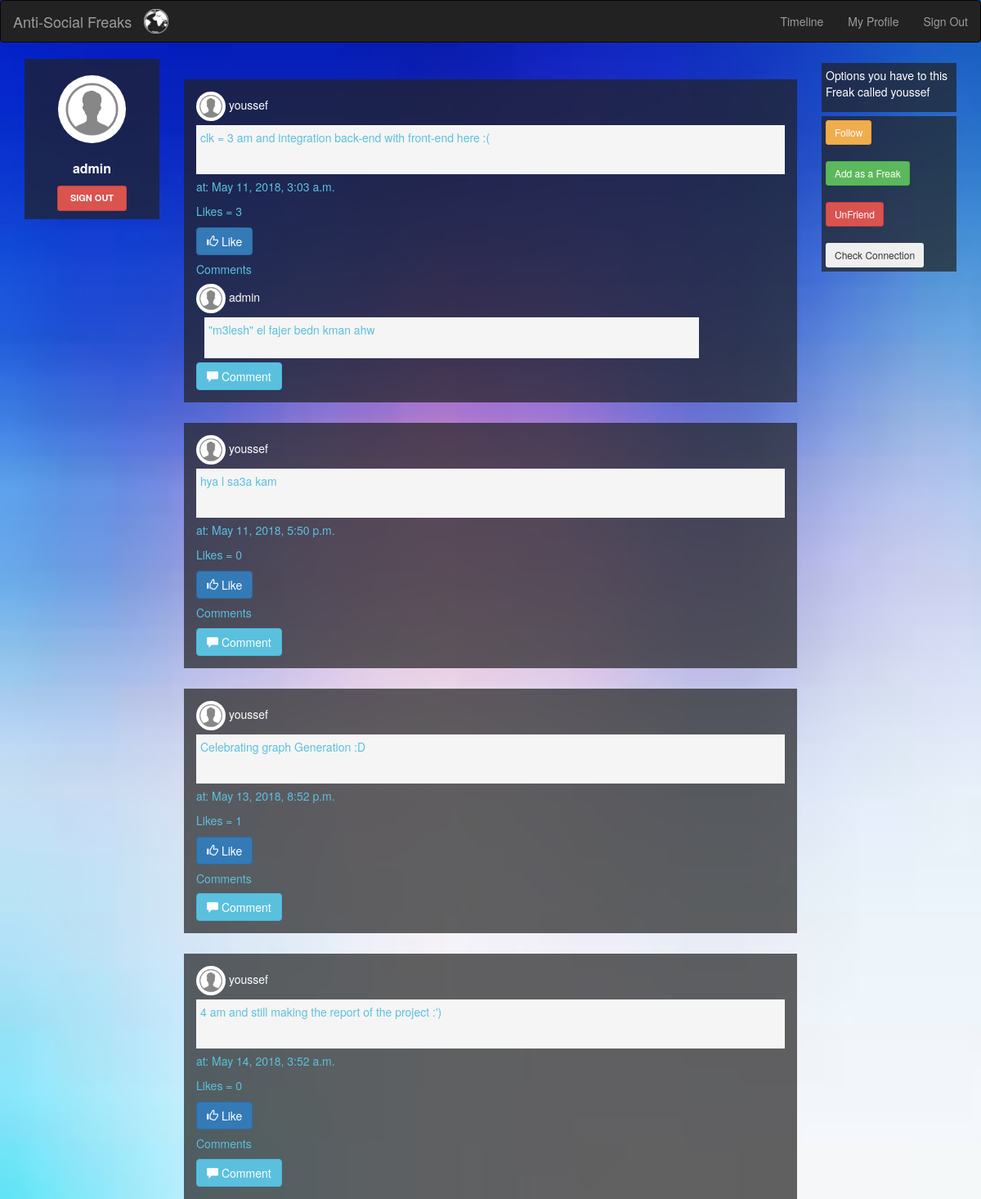
/anti-social/userProfile/26/ (signed in), run on the app's committed database.
### Social_Network/models.py (models this page shows, shortened)
class Post(models.Model):# shares is missing $$$$$$$$$$
    publisher = models.ForeignKey(User, on_delete=models.CASCADE)
    content = models.CharField(max_length=2000)
    date = models.DateTimeField(blank=True,default=datetime.now)

class Comment(models.Model):
    post=models.ForeignKey(Post, on_delete=models.CASCADE)
    content = models.CharField(max_length=1000)
    commenter = models.ForeignKey(User, on_delete=models.CASCADE ,null=True )

### Social_Network/views.py (the view)
# urls.py: path('userProfile/<int:user_id>/', views.userProfile , name='userprofile'),
def userProfile(request,user_id):
    user = User.objects.get(id = user_id)
    posts = Post.objects.filter(publisher=user)
    context = {'username': user , 'posts' : posts}
    return render(request, 'Social_Network/profile.html', context)

### Social_Network/templates/Social_Network/profile.html (shortened to what this page needs)
{% load staticfiles %}
<!DOCTYPE html>
<html lang="en">
<head>
  <link rel="stylesheet" href="https://maxcdn.bootstrapcdn.com/bootstrap/3.3.7/css/bootstrap.min.css">
</head>
<body class="backGround">
<nav class="navbar navbar-inverse ">
      <div class="container-fluid">
        <div class="navbar-header">
          <img class="icon" src="{% static 'Social_Network/images/White_Globe_Icon.png' %}" />
          <a  class="navbar-brand" href="">Anti-Social Freaks</a>
        </div>
            <ul class="nav navbar-nav navbar-right">
              <li> <a href="{%   url 'Social_Network:home' %}">Timeline</a></li>
              <li><a href="{%   url 'Social_Network:profile' %}">My Profile</a></li>
              <li><a href="{% url 'Social_Network:logout' %}">Sign Out</a></li>
            </ul>
      </div>
    </nav>
<div class="container-fluid">
    <div>
    <div class="col-md-2">
      <div class="profile-sidebar">
        <div class="profile-userpic">
          <img src="{% static 'Social_Network/images/Profile-Pic.jpg' %}" class="img-responsive" alt="">
        </div>
        <div class="profile-usertitle">
          <div class="profile-usertitle-name">
            {{ user.username }}
          </div>
        </div>
        <div class="profile-userbuttons">
            <form action="logout/" method="post">
          <button type="submit" class="btn btn-danger btn-sm">Sign Out</button>
                </form>
        </div>
      </div>
    </div>
    <div class="col-sm-8" style="color: #5bc0de">
{% for post in posts %}
            <div class="GeneratedContainers">
            <div>
                <img src="{% static 'Social_Network/images/Profile-Pic.jpg' %}" class="rounded-circle" id="CommentPP">
                <a href= "#"style="color: white;" > {{ post.publisher.username }}</a>
            </div>
            <div>
              <p id="PostLabel">{{ post.content }}</p>
                <p>at: {{ post.date }}</p>
                <p>
                        Likes = {{    post.like_set.count }}
                </p>
            </div>
            <div>
                <form method="post"  action="LikePost/{{ post.id }}/ ">
                     <button type="submit" class="btn btn-primary"><i class="glyphicon glyphicon-thumbs-up"></i> Like</button>
                </form>
            </div>
            <h5>Comments</h5>
{% for comment in post.comment_set.all %}
              <div>
                <img src="{% static 'Social_Network/images/Profile-Pic.jpg' %}" class="rounded-circle" id="CommentPP">
                <a href= "#" style="color: white; " > {{ comment.commenter.username }}</a>
                <div class="clearfix">
                  <p id="CommentLabel"> {{comment.content }} </p>
                </div>
              </div>
              {% endfor %}
<form method="post"  action="CommentPost/{{ post.id }}/ ">
              <button type="submit" class="btn btn-info"><i class="glyphicon glyphicon-comment"></i> Comment </button>
</form>
            </div>
  {% endfor %}
    </div>
    <div class="col-sm-2 sidenav">
      <div class="SuggestedFriendsContainer">
        <p style="color: white;">Options you have to this Freak called {{ username.username }} </p>
      </div>
      <div class="SuggestedFriendsContainer">
<form method="post"  action="{%   url 'Social_Network:followfriend' username.id  %}">
      <button type="submit" class="btn btn-warning btn-sm">Follow</button>
</form>
          <br>
<form method="post"  action="{%   url 'Social_Network:addfriend' username.id  %}">
 <button type="submit" class="btn btn-success btn-sm">Add as a Freak</button>
</form>
<br>
  <form method="post"  action="{%   url 'Social_Network:unfriend' username.id  %}">
     <button type="submit" class="btn btn-danger btn-sm">UnFriend</button>
</form>
<br>
            <form method="post"  action="{%   url 'Social_Network:connection' username.id  %}">
     <button type="submit" class="btn btn-dark btn-sm">Check Connection</button>
            </form>
      </div>
    </div>
  </div>
</div>
</body>
</html>

### data on the page
Post: publisher.username "youssef", content "clk = 3 am and integration back-end with front-end here :(", date "May 11, 2018, 3:03 a.m.", like_set.count "3"
Comment: commenter.username "admin", content "\"m3lesh\" el fajer bedn kman ahw"
Post: publisher.username "youssef", content "hya l sa3a kam", date "May 11, 2018, 5:50 p.m.", like_set.count "0"
Post: publisher.username "youssef", content "Celebrating graph Generation :D", date "May 13, 2018, 8:52 p.m.", like_set.count "1"
Post: publisher.username "youssef", content "4 am and still making the report of the project :')", date "May 14, 2018, 3:52 a.m.", like_set.count "0"

### other printed values
{{ user.username }} "admin"
{{ username.username }} "youssef"
